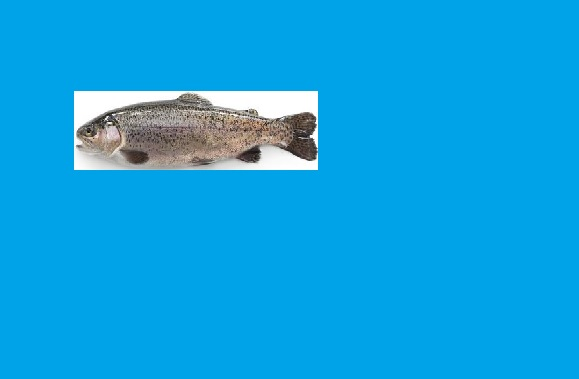
#> input picture imagen.jpg, 579 x 379 px
$ python apply_classifier_image.py
#> lines starting #> are read from the running program, lines starting #| are printed output that depends on the picture
import numpy as np
import cv2

#Se crea el clasificador con el archivo .xml
object_cascade = cv2.CascadeClassifier('object_cascade.xml')

#lectura de la imagen
img = cv2.imread('imagen.jpg')
#> img is the input picture: shape (379, 579, 3); mean B, G, R 225.6, 163.2, 15.3
gray = cv2.cvtColor(img, cv2.COLOR_BGR2GRAY)
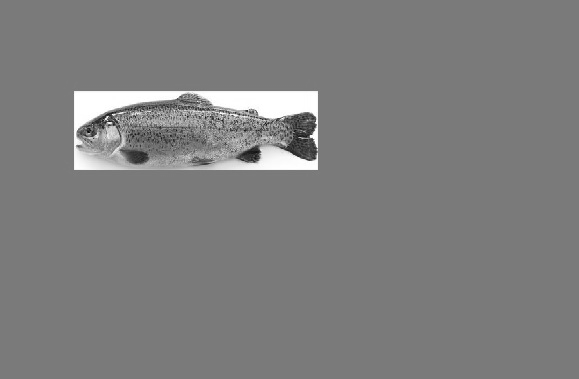
#> gray: shape (379, 579); min 10, max 255, mean 126

#Se detectan los objetos
objects = object_cascade.detectMultiScale(gray, 5, 5)
#> objects = ()

#Se dibujan los rectangulos sobre los objetos
for (x,y,w,h) in objects:
    print (x,y,w,h)
    cv2.rectangle(img,(x,y),(x+w,y+h),(0,255,255),3)
#> this loop made 0 passes

    #segmentacion opcional
    #roi_gray = gray[y:y+h, x:x+w]
    #roi_color = img[y:y+h, x:x+w]

cv2.imshow('img',img)
cv2.waitKey(0)
cv2.destroyAllWindows()
